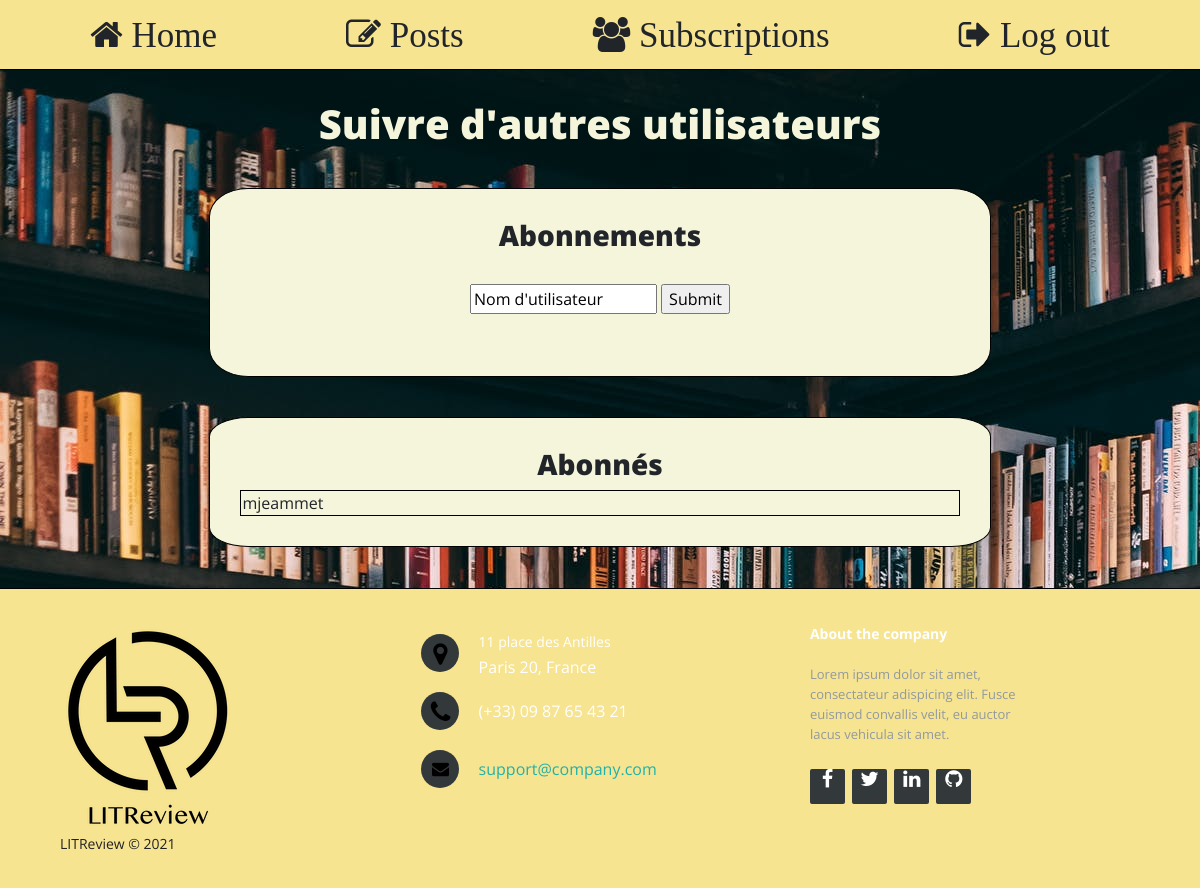
The page /subscriptions/ (signed in) on the database as committed earlier.
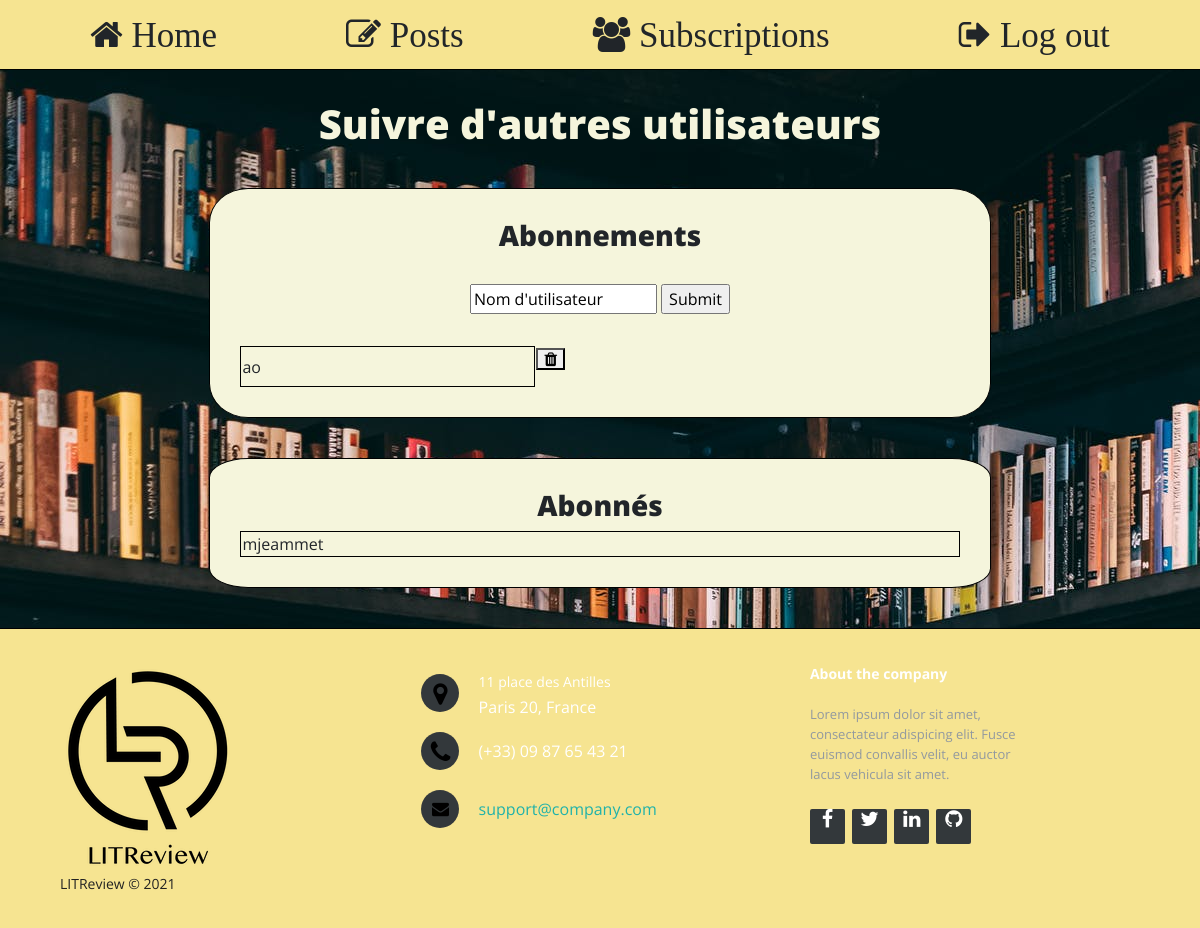
The same page on the database as committed later.
### authentication/models.py (models this page shows)
class User(AbstractUser):
    pass

### reviews_webapp/models.py (models this page shows)
class UserFollows(models.Model):
    user = models.ForeignKey(
        to=settings.AUTH_USER_MODEL,
        on_delete=models.CASCADE,
        related_name='following')
    followed_user = models.ForeignKey(
        to=settings.AUTH_USER_MODEL,
        on_delete=models.CASCADE, related_name='followed_by')
    class Meta:
        unique_together = ('user', 'followed_user', )

### reviews_webapp/views.py (the view, shortened to what this page needs)
# urls.py: path('subscriptions/', reviews_webapp.views.SubscriptionPageView.as_view(), name='subscriptions'),
class SubscriptionPageView(LoginRequiredMixin, View):
    template_name = "reviews_webapp/subscriptions.html"
    sub_form = SubscriptionForm()
    def get(self, request, error_message=""):
        user_id = request.user.id
        subscriptions = UserFollows.objects.filter(user=User.objects.get(pk=user_id)).order_by('id')
        followers = [relationship_object.user for relationship_object in UserFollows.objects.filter(followed_user=User.objects.get(pk=user_id))]
        context = {
            "form": self.sub_form,
            "subscriptions": subscriptions,
            "subscribers": followers,
        }
        if error_message != "":
            context["error_message"] = error_message
        return render(request, self.template_name, context)

### reviews_webapp/forms.py (shortened to what this page needs)
class SubscriptionForm(forms.Form):
    username = forms.CharField(max_length=30, initial='Nom d\'utilisateur', required=False)

### reviews_webapp/templates/reviews_webapp/subscriptions.html (shortened to what this page needs)
{% extends 'base.html' %}
{% block content %}
<div>
    <h1>Suivre d'autres utilisateurs</h1>
    <div class="box follow_box">
        <h3>Abonnements</h3>
        <p>
            <form method="post">
                {{ form.username }}
                <input type="submit"/>
            </form>
        </p>
        <table style="width: 100%;">
            {% for relationship in subscriptions %}
                <tr>
                <td style="border: 1px solid black">{{ relationship.followed_user.username }}</td>
                <td>
                    <form action="{% url 'subscriptions' %}" method="post">
                        <button value="{{ relationship.id }}" name="unsubscribe_id" method="post"><i class="fa fa-trash"></i></button>
                    </form>
                </td>
            </tr>
            {% endfor %}
        </table>
    </div>
    <div class="box follow_box">
        <h3>Abonnés</h3>
        <table style="width: 100%;">
            {% for user in subscribers %}
            <tr>
                <td style="border: 1px solid black">{{ user }}</td>
            </tr>
            {% endfor %}
        </table>
    </div>
</div>
{% endblock content %}

### templates/base.html (shortened to what this page needs)
{% load static %}
<html>
    <head>
        <link rel="stylesheet" href="https://cdnjs.cloudflare.com/ajax/libs/font-awesome/4.7.0/css/font-awesome.min.css">
        <link rel="stylesheet" type="text/css" href="{% static 'css/cleanblog_styles.css' %}">
        <link rel="stylesheet" type="text/css" href="{% static 'css/style.css' %}">
        <link rel="stylesheet" type="text/css" href="{% static 'css/footer.css' %}">
    </head>
    <body>
        {% include 'includes/navbar.html' %}
        <div class="container">
            <div class="inside_container">
                {% block content %}{% endblock content %}
            </div>
        </div>
    </body>
    {% include 'includes/footer.html' %}
</html>

### templates/includes/navbar.html
{% load static %}
<nav class="nav">
    <div style='text-align:center;'>
        {% if user.is_authenticated %}
            <a href="{% url 'feed' %}"><i class="fa fa-home"> Home</i></a>
            <a href="{% url 'posts' %}"><i class="fa fa-edit"> Posts</i></a>
            <a href="{% url 'subscriptions' %}"><i class="fa fa-users"> Subscriptions</i></a>
            <a href="{% url 'logout' %}"><i class="fa fa-sign-out"> Log out</i></a>
        {% else %}
            <a href="{% url 'login' %}">Log in</a>
            <a href="{% url 'signup' %}">Sign up</a>
        {% endif %}
    </div>
</nav>

### templates/includes/footer.html
{% load static %}
<footer class="footer-distributed">
    <div class="footer-left">
        <img src="{% static 'assets/img/LITReview_logo.png' %}" alt="LITReview logo">
        <p class="footer-company-name">LITReview © 2021</p>
    </div>
    <div class="footer-center">
        <div>
            <i class="fa fa-map-marker"></i>
            <p><span>11 place des Antilles</span>
                Paris 20, France</p>
        </div>
        <div>
            <i class="fa fa-phone"></i>
            <p>(+33) 09 87 65 43 21</p>
        </div>
        <div>
            <i class="fa fa-envelope"></i>
            <p><a href="mailto:support@company.com">support@company.com</a></p>
        </div>
    </div>
    <div class="footer-right">
        <p class="footer-company-about">
            <span>About the company</span>
            Lorem ipsum dolor sit amet, consectateur adispicing elit. Fusce euismod convallis velit, eu auctor lacus vehicula sit amet.
        </p>
        <div class="footer-icons">
            <a href="#"><i class="fa fa-facebook"></i></a>
            <a href="#"><i class="fa fa-twitter"></i></a>
            <a href="#"><i class="fa fa-linkedin"></i></a>
            <a href="#"><i class="fa fa-github"></i></a>
        </div>
    </div>
</footer>

### static/css/style.css (style rules this page uses)
body { padding: 0px; margin: 0px; background-image: url('../assets/img/pexels-photo-1907785.jpeg'); font-size: 16px; }
.inside_container { width: 70%; margin:auto; text-align: center; min-height: 61vh; }
nav { width: 100%; display: inline-block; text-align: center; position: relative; border-bottom: 1px solid black; background-color: #f6e491; font-size: 20px; justify-content: center; box-sizing: border-box; font-size: 35px; padding: 1vh 0; }
nav a { padding: 5vw; }
footer { border-top: 1px solid black; text-align: center; background-color: #f6e491; font-size: 10px; width: 100%; bottom: 0; }
a { text-decoration: none; }
.box { border: 1px solid black; background-color: beige; padding: 30px; }
.follow_box { margin: 40px 0px; border-radius: 5% / 15%; }
h1 { margin-top: 30px; color: beige; }
h3 { size: 22px; }

### static/css/footer.css (style rules this page uses)
* { font-family: Open Sans; }
.footer-distributed { background: #f6e491; box-shadow: 0 1px 1px 0 rgba(0, 0, 0, 0.12); box-sizing: border-box; width: 100%; text-align: left; font: bold 16px sans-serif; padding: 35px 30px; }
.footer-distributed .footer-left, .footer-distributed .footer-center, .footer-distributed .footer-right { display: inline-block; vertical-align: top; }
.footer-distributed .footer-left { width: 30%; margin-left: 30px; }
.footer-distributed .footer-company-name { color: #222; font-size: 14px; font-weight: normal; margin: 0; }
.footer-distributed .footer-center { width: 35%; }
.footer-distributed .footer-center i { background-color: #33383b; color: black; font-size: 25px; width: 38px; height: 38px; border-radius: 50%; text-align: center; line-height: 42px; margin: 10px 15px; vertical-align: middle; }
.footer-distributed .footer-center i.fa-envelope { font-size: 17px; line-height: 38px; }
.footer-distributed .footer-center p { display: inline-block; color: #ffffff; font-weight:400; vertical-align: middle; margin:0; }
.footer-distributed .footer-center p span { display:block; font-weight: normal; font-size:14px; line-height:2; }
.footer-distributed .footer-center p a { color: lightseagreen; text-decoration: none;; }
.footer-distributed .footer-right { width: 20%; }
.footer-distributed .footer-company-about { line-height: 20px; color: #92999f; font-size: 13px; font-weight: normal; margin: 0; }
.footer-distributed .footer-company-about span { display: block; color: #ffffff; font-size: 14px; font-weight: bold; margin-bottom: 20px; }
.footer-distributed .footer-icons { margin-top: 25px; }
.footer-distributed .footer-icons a { display: inline-block; width: 35px; height: 35px; cursor: pointer; background-color: #33383b; border-radius: 2px; font-size: 20px; color: #ffffff; text-align: center; line-height: 35px; margin-right: 3px; margin-bottom: 5px; }

Rows that differ between the two databases and show on the page:
added UserFollows: followed_user.username "ao", {{ relationship.id }} 8 (drawn)
